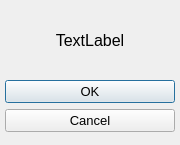
<?xml version="1.0" encoding="UTF-8"?>
<ui version="4.0">
 <class>Dialog</class>
 <widget class="QDialog" name="Dialog">
  <property name="geometry">
   <rect>
    <x>0</x>
    <y>0</y>
    <width>180</width>
    <height>145</height>
   </rect>
  </property>
  <property name="windowTitle">
   <string>Dialog</string>
  </property>
  <widget class="QDialogButtonBox" name="buttonBox">
   <property name="geometry">
    <rect>
     <x>5</x>
     <y>80</y>
     <width>170</width>
     <height>61</height>
    </rect>
   </property>
   <property name="font">
    <font>
     <pointsize>10</pointsize>
    </font>
   </property>
   <property name="orientation">
    <enum>Qt::Vertical</enum>
   </property>
   <property name="standardButtons">
    <set>QDialogButtonBox::Cancel|QDialogButtonBox::Ok</set>
   </property>
  </widget>
  <widget class="QLabel" name="battleResult">
   <property name="geometry">
    <rect>
     <x>0</x>
     <y>30</y>
     <width>180</width>
     <height>20</height>
    </rect>
   </property>
   <property name="font">
    <font>
     <pointsize>12</pointsize>
    </font>
   </property>
   <property name="text">
    <string>TextLabel</string>
   </property>
   <property name="alignment">
    <set>Qt::AlignCenter</set>
   </property>
  </widget>
 </widget>
 <resources/>
 <connections>
  <connection>
   <sender>buttonBox</sender>
   <signal>accepted()</signal>
   <receiver>Dialog</receiver>
   <slot>accept()</slot>
   <hints>
    <hint type="sourcelabel">
     <x>248</x>
     <y>254</y>
    </hint>
    <hint type="destinationlabel">
     <x>157</x>
     <y>274</y>
    </hint>
   </hints>
  </connection>
  <connection>
   <sender>buttonBox</sender>
   <signal>rejected()</signal>
   <receiver>Dialog</receiver>
   <slot>reject()</slot>
   <hints>
    <hint type="sourcelabel">
     <x>316</x>
     <y>260</y>
    </hint>
    <hint type="destinationlabel">
     <x>286</x>
     <y>274</y>
    </hint>
   </hints>
  </connection>
 </connections>
</ui>
